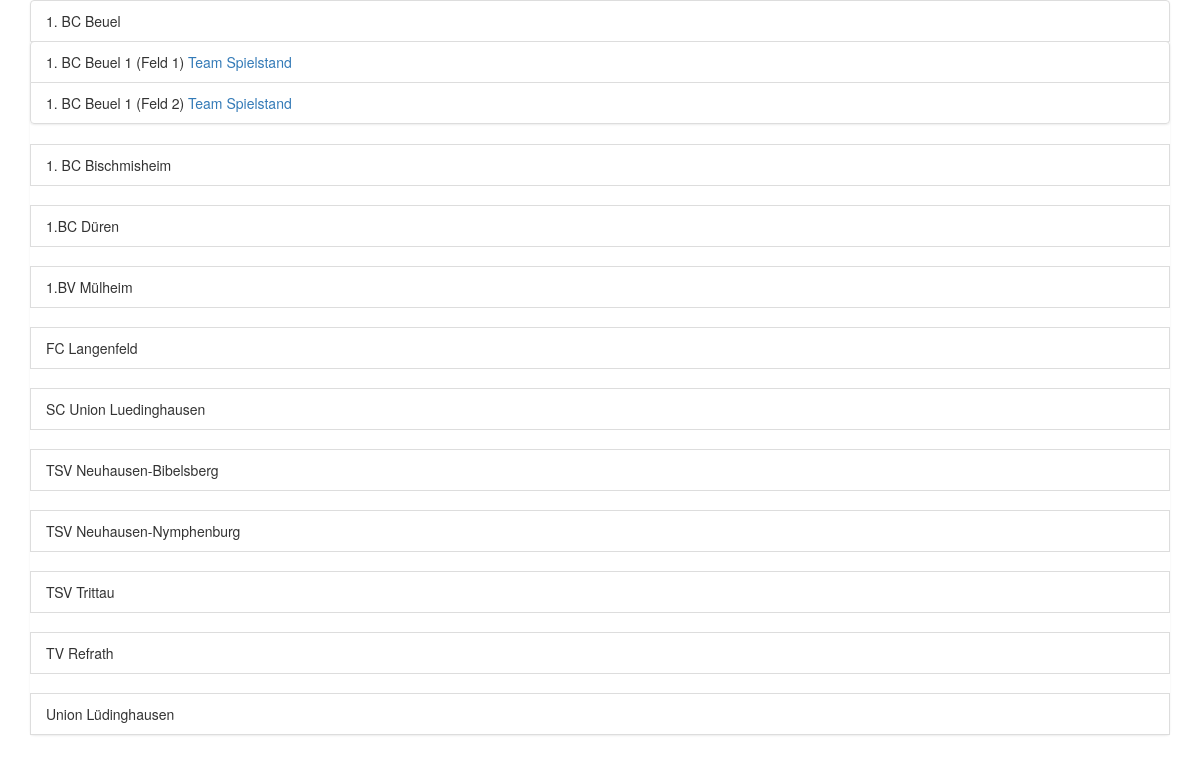
Screenshot of /ticker/presentation/field/dashboard/ with the database file from the repository.
### ticker/models/player_clubs.py (models this page shows, shortened)
class Club(models.Model):
    club_name = models.CharField(max_length=255)
    fields = models.ManyToManyField('PlayingField', blank=True)
    def get_name(self):
        return self.club_name

### ticker/models/fields.py (models this page shows, shortened)
class PlayingField(models.Model):
    field_name = models.CharField(max_length=255)
    def get_name(self):
        return self.field_name

### ticker/views/presentation.py (the view)
@cache_page(15*60)
@vary_on_cookie
def display_dashboard(request):
    p = Profile.objects.filter(user=request.user).first() if request.user.is_authenticated else None
    club = p.associated_club if p is not None and p.associated_club is not None else None
    clubs = Club.objects.all().order_by('club_name')
    if club is not None:
        clubs = clubs.filter(id=club.id)
    return render(request, 'presentation/score_dashboard.html', dict(clubs=clubs))

### ticker/templates/presentation/score_dashboard.html (shortened to what this page needs)
{% extends 'user/manage_base.html' %}
{% block content %}
    <div class="container">
        <div class="row">
            <div class="col-sm-12">
                <ul class="list-group">
                    {% for club in clubs %}
                        <li class="list-group-item">{{ club.get_name }}</li>
                        <ul class="list-group">
                        {% for field in club.fields.all %}
                            <li class="list-group-item">
                                {{ field.get_name }}
                                <a href="{% url 'team_display' field.id '' %}">Team</a>
                                <a href="{% url 'score_display' field.id '' %}">Spielstand</a>
                            </li>
                        {% endfor %}
                        </ul>
                    {% endfor %}
                </ul>
            </div>
        </div>
    </div>
{% endblock %}

### rows the page displays
Club: get_name "1. BC Beuel"
PlayingField: get_name "1. BC Beuel 1 (Feld 1)"
PlayingField: get_name "1. BC Beuel 1 (Feld 2)"
Club: get_name "1. BC Bischmisheim"
Club: get_name "1.BC Düren"
Club: get_name "1.BV Mülheim"
Club: get_name "FC Langenfeld"
Club: get_name "SC Union Luedinghausen"
Club: get_name "TSV Neuhausen-Bibelsberg"
Club: get_name "TSV Neuhausen-Nymphenburg"
Club: get_name "TSV Trittau"
Club: get_name "TV Refrath"
Club: get_name "Union Lüdinghausen"
